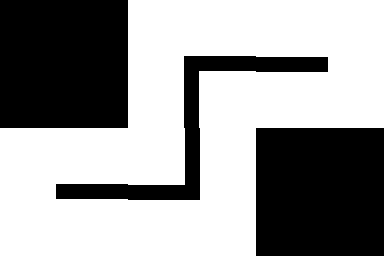

The image is a tile-based game level rendered from a .tmx file. Its description and complete source (layers, tilesets, objects, tile grids) follow:
An orthogonal 3x2 tile map with 128x128 px tiles, 1 tile layer (Tile Layer 1).

<map version="1.2" tiledversion="1.3.4" orientation="orthogonal" renderorder="right-down" width="3" height="2" tilewidth="128" tileheight="128" infinite="0" nextlayerid="2" nextobjectid="1">
 <tileset firstgid="1" name="g1" tilewidth="128" tileheight="128" tilecount="15" columns="0">
  <grid orientation="orthogonal" width="1" height="1" />
  <tile id="0">
   <image width="128" height="128" source="../tileset/0.bmp" />
  </tile>
  <tile id="1">
   <image width="128" height="128" source="../tileset/1.bmp" />
  </tile>
  <tile id="2">
   <image width="128" height="128" source="../tileset/2.bmp" />
  </tile>
  <tile id="3">
   <image width="128" height="128" source="../tileset/3.bmp" />
  </tile>
  <tile id="4">
   <image width="128" height="128" source="../tileset/4.bmp" />
  </tile>
  <tile id="5">
   <image width="128" height="128" source="../tileset/5.bmp" />
  </tile>
  <tile id="6">
   <image width="128" height="128" source="../tileset/6.bmp" />
  </tile>
  <tile id="7">
   <image width="128" height="128" source="../tileset/7.bmp" />
  </tile>
  <tile id="8">
   <image width="128" height="128" source="../tileset/8.bmp" />
  </tile>
  <tile id="9">
   <image width="128" height="128" source="../tileset/9.bmp" />
  </tile>
  <tile id="10">
   <image width="128" height="128" source="../tileset/10.bmp" />
  </tile>
  <tile id="11">
   <image width="128" height="128" source="../tileset/11.bmp" />
  </tile>
  <tile id="12">
   <image width="128" height="128" source="../tileset/12.bmp" />
  </tile>
  <tile id="13">
   <image width="128" height="128" source="../tileset/13.bmp" />
  </tile>
  <tile id="14">
   <image width="128" height="128" source="../tileset/14.bmp" />
  </tile>
 </tileset>
 <layer id="1" name="Tile Layer 1" width="3" height="2">
  <data encoding="csv">
0,8,4,
2,10,0
</data>
 </layer>
</map>
